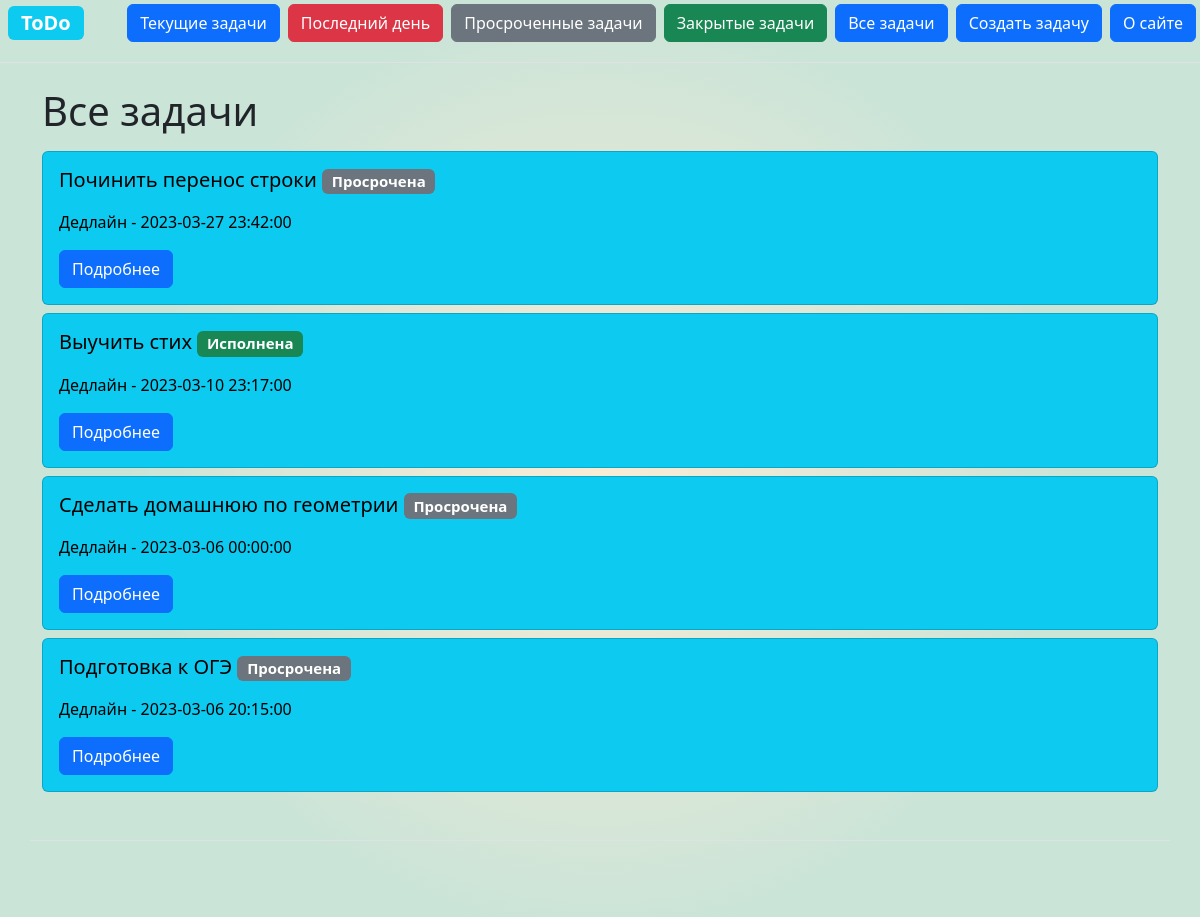
The page /tasks (signed in) on the database its author committed.
### task/models.py (models this page shows, shortened)
class Task(db.Model):
    id = db.Column(db.Integer, primary_key=True)
    title = db.Column(db.String(100), nullable=False)
    text = db.Column(db.Text, nullable=False)
    status = db.Column(db.Integer, default=0) #статус задачи: 0 - в работе, 1 - исполнена
    deadline = db.Column(db.DateTime, nullable=False)
    date = db.Column(db.DateTime, default=datetime.utcnow)
    def get_status(self):
        if self.deadline < datetime.now() and self.status != 1:
            return 2 #статус 2 - просрочена
        elif (self.deadline - datetime.now()).days < 1 and self.status != 1:
            return 3 #статус 3 - срочно (меньше суток)
        else:
            return self.status

### task/routes.py (the view)
@app.route('/tasks')
@login_required
def tasks():
    tasks = Task.query.order_by(Task.date).all()
    return render_template("tasks.html", tasks=tasks)

### task/models.py (called while the page is built)
    @manager.user_loader
    def load_user(user_id):
        return User.query.get(user_id)

### task/templates/tasks.html (shortened to what this page needs)
{% extends 'base.html' %}
{% block body%}
    <h1>Все задачи</h1>
    {% if tasks %}
    {% for task in tasks %}
        <div class="card-group pt-2">
            <div class="card text-black bg-info" >
               <div class="card-body" bis_skin_checked="1">
                   <h5 class="card-title">{{ task.title }}
                    {% if task.get_status() == 0 %}
                        <span class="badge bg-warning text-wrap">В работе</span>
                    {% elif task.get_status() == 1 %}
                        <span class="badge bg-success text-wrap">Исполнена</span>
                    {% elif task.get_status() == 2 %}
                        <span class="badge bg-secondary text-wrap">Просрочена</span>
                    {% elif task.get_status() == 3 %}
                        <span class="badge bg-warning text-wrap">В работе</span>
                        <span class="badge bg-danger text-wrap">Срочно</span>
                    {% endif %}</p></h5>
                  <p class="card-text">Дедлайн - {{ task.deadline }}</p>
                  <a href="/tasks/{{ task.id }}" class="btn btn-primary">Подробнее</a>
               </div>
            </div>
        </div>
    {% endfor %}
    {% else %}
        <p>Нет ранее созданных задач</p>
    {% endif %}
{% endblock %}

### task/templates/base.html (shortened to what this page needs)
<!doctype html>
<html lang="ru">
<head>
    <link href="https://cdn.jsdelivr.net/npm/bootstrap@5.3.0-alpha1/dist/css/bootstrap.min.css" rel="stylesheet">
    <link rel="stylesheet" href="{{ url_for('static', filename='css/main.css') }}">
</head>
<body>
    <div class="d-flex flex-column flex-md-row align-items-center pb-3 mb-4 border-bottom">
      <a href="/" class="badge bg-info text-wrap mx-2 text-decoration-none fs-5">
        ToDo
      </a>
      <nav class="d-inline-flex mt-2 mt-md-0 ms-md-auto">
        <a class="btn btn-primary m-1" href="/">Текущие задачи</a>
        <a class="btn btn-danger m-1" href="/tasks/deadline">Последний день</a>
        <a class="btn btn-secondary m-1" href="/tasks/overdue">Просроченные задачи</a>
        <a class="btn btn-success m-1" href="/tasks/completed">Закрытые задачи</a>
        <a class="btn btn-primary m-1" href="/tasks">Все задачи</a>
        <a class="btn btn-primary m-1" href="/create_task">Создать задачу</a>
        <a class="btn btn-primary m-1" href="/about">О сайте</a>
       </nav>
    </div>
    <div class="container">
        {% block body %}{% endblock %}
    </div>
    <footer class="container pt-4 my-md-5 pt-md-5 border-top">
    </footer>
</body>
</html>

### task/static/css/main.css (style rules this page uses)
body { background: radial-gradient(40% 50%, #FAECD5, #CAE4D8); }

### rows shown on the page
Task: title "Починить перенос строки", status "Просрочена", deadline "2023-03-27 23:42:00"
Task: title "Выучить стих", status "Исполнена", deadline "2023-03-10 23:17:00"
Task: title "Сделать домашнюю по геометрии", status "Просрочена", deadline "2023-03-06 00:00:00"
Task: title "Подготовка к ОГЭ", status "Просрочена", deadline "2023-03-06 20:15:00"
